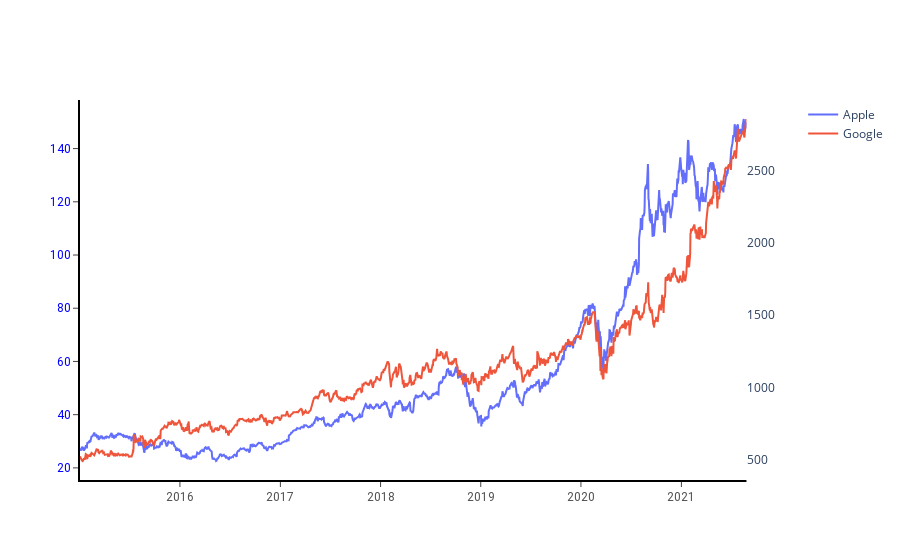

Write notebook code for a chart like this one.
### Code cell
fig = make_subplots(specs=[[{"secondary_y": True}]])

fig.add_trace(go.Scatter(
    x=data['Date'], y=data['Close'], name='Apple'))


fig.add_trace(go.Scatter(
    x=data2['Date'], y=data2['Close'], name='Google'),
             secondary_y=True)
fig.update_layout(
    xaxis=dict(
            showline=True,
#             showgrid=False,
            showticklabels=True,
            linecolor='rgb(0, 0, 0)',
            linewidth=2,
            ticks='outside',
            tickfont=dict(
                family='Roboto',
                size=12,
                color='rgb(82,82,82)'),
        ),
    yaxis=dict(
            showline=True,
            showgrid=False,
            zeroline=True,
            showticklabels=True,
            ticks='outside',
            linecolor='rgb(0, 0, 0)',
            linewidth=2,
            tickfont=dict(
                family='Roboto',
                size=12,
                color='rgb(0,0,255)')
        ),
    plot_bgcolor='rgb(255,255,255)',  # plot_bgcolor='white'   
)
fig

### Figure 1 — Plotly figure (JSON) as saved in the notebook; plotly's stock layout.template omitted (floating-point values rounded to 4 significant figures; data arrays with more than 128 entries replaced by an {"elided": "..."} marker saying what was removed)
{"data": [{"name": "Apple", "type": "scatter", "x": {"elided": "1675 str values"}, "y": {"elided": "1675 float values"}}, {"name": "Google", "type": "scatter", "x": {"elided": "1675 str values"}, "xaxis": "x", "y": {"elided": "1675 float values"}, "yaxis": "y2"}], "layout": {"autosize": true, "plot_bgcolor": "rgb(255,255,255)", "xaxis": {"anchor": "y", "autorange": true, "domain": [0, 0.94], "linecolor": "rgb(0, 0, 0)", "linewidth": 2, "range": ["2015-01-02", "2021-08-26"], "showline": true, "showticklabels": true, "tickfont": {"color": "rgb(82,82,82)", "family": "Roboto", "size": 12}, "ticks": "outside", "type": "date"}, "yaxis": {"anchor": "x", "autorange": true, "domain": [0, 1], "linecolor": "rgb(0, 0, 0)", "linewidth": 2, "range": [15.44, 158.3], "showgrid": false, "showline": true, "showticklabels": true, "tickfont": {"color": "rgb(0,0,255)", "family": "Roboto", "size": 12}, "ticks": "outside", "type": "linear", "zeroline": true}, "yaxis2": {"anchor": "x", "autorange": true, "overlaying": "y", "range": [359.7, 2991.0], "side": "right", "type": "linear"}}}
